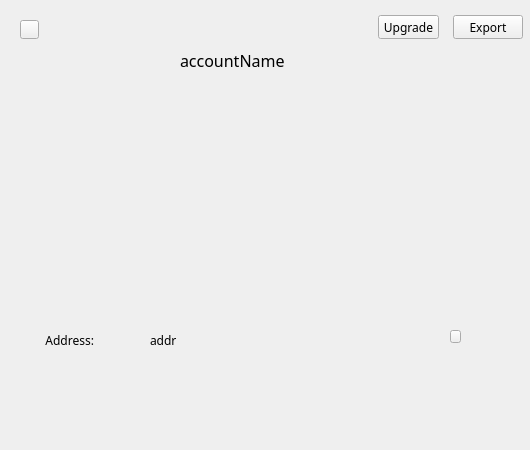
<?xml version="1.0" encoding="UTF-8"?>
<ui version="4.0">
 <class>AccountDetailWidget</class>
 <widget class="QWidget" name="AccountDetailWidget">
  <property name="geometry">
   <rect>
    <x>0</x>
    <y>0</y>
    <width>530</width>
    <height>450</height>
   </rect>
  </property>
  <property name="font">
   <font>
    <family>微软雅黑</family>
   </font>
  </property>
  <property name="windowTitle">
   <string>Form</string>
  </property>
  <widget class="QToolButton" name="closeBtn">
   <property name="geometry">
    <rect>
     <x>20</x>
     <y>20</y>
     <width>19</width>
     <height>19</height>
    </rect>
   </property>
   <property name="cursor">
    <cursorShape>PointingHandCursor</cursorShape>
   </property>
   <property name="focusPolicy">
    <enum>Qt::NoFocus</enum>
   </property>
   <property name="text">
    <string/>
   </property>
  </widget>
  <widget class="QLabel" name="nameLabel">
   <property name="geometry">
    <rect>
     <x>180</x>
     <y>50</y>
     <width>121</width>
     <height>21</height>
    </rect>
   </property>
   <property name="font">
    <font>
     <pointsize>12</pointsize>
    </font>
   </property>
   <property name="text">
    <string>accountName</string>
   </property>
  </widget>
  <widget class="QLabel" name="addressLabel">
   <property name="geometry">
    <rect>
     <x>150</x>
     <y>330</y>
     <width>291</width>
     <height>20</height>
    </rect>
   </property>
   <property name="text">
    <string>addr</string>
   </property>
  </widget>
  <widget class="QLabel" name="addressLabel2">
   <property name="geometry">
    <rect>
     <x>40</x>
     <y>330</y>
     <width>54</width>
     <height>20</height>
    </rect>
   </property>
   <property name="text">
    <string>Address:</string>
   </property>
   <property name="alignment">
    <set>Qt::AlignRight|Qt::AlignTrailing|Qt::AlignVCenter</set>
   </property>
  </widget>
  <widget class="QToolButton" name="copyBtn">
   <property name="geometry">
    <rect>
     <x>450</x>
     <y>330</y>
     <width>11</width>
     <height>13</height>
    </rect>
   </property>
   <property name="font">
    <font>
     <family>微软雅黑</family>
    </font>
   </property>
   <property name="cursor">
    <cursorShape>PointingHandCursor</cursorShape>
   </property>
   <property name="focusPolicy">
    <enum>Qt::NoFocus</enum>
   </property>
   <property name="text">
    <string/>
   </property>
  </widget>
  <widget class="QToolButton" name="exportBtn">
   <property name="geometry">
    <rect>
     <x>453</x>
     <y>15</y>
     <width>70</width>
     <height>24</height>
    </rect>
   </property>
   <property name="cursor">
    <cursorShape>PointingHandCursor</cursorShape>
   </property>
   <property name="focusPolicy">
    <enum>Qt::NoFocus</enum>
   </property>
   <property name="layoutDirection">
    <enum>Qt::LeftToRight</enum>
   </property>
   <property name="text">
    <string>Export</string>
   </property>
  </widget>
  <widget class="QToolButton" name="upgradeBtn">
   <property name="geometry">
    <rect>
     <x>378</x>
     <y>15</y>
     <width>61</width>
     <height>24</height>
    </rect>
   </property>
   <property name="cursor">
    <cursorShape>PointingHandCursor</cursorShape>
   </property>
   <property name="focusPolicy">
    <enum>Qt::NoFocus</enum>
   </property>
   <property name="text">
    <string>Upgrade</string>
   </property>
  </widget>
  <widget class="QLabel" name="delegateRankLabel">
   <property name="geometry">
    <rect>
     <x>310</x>
     <y>20</y>
     <width>21</width>
     <height>16</height>
    </rect>
   </property>
   <property name="font">
    <font>
     <family>微软雅黑</family>
    </font>
   </property>
   <property name="styleSheet">
    <string notr="true"/>
   </property>
   <property name="text">
    <string/>
   </property>
  </widget>
  <widget class="QLabel" name="identityLabel">
   <property name="geometry">
    <rect>
     <x>140</x>
     <y>30</y>
     <width>16</width>
     <height>16</height>
    </rect>
   </property>
   <property name="font">
    <font>
     <family>微软雅黑</family>
    </font>
   </property>
   <property name="styleSheet">
    <string notr="true">background:transparent;</string>
   </property>
   <property name="text">
    <string/>
   </property>
   <property name="alignment">
    <set>Qt::AlignRight|Qt::AlignTrailing|Qt::AlignVCenter</set>
   </property>
  </widget>
  <widget class="QWidget" name="produceWidget" native="true">
   <property name="geometry">
    <rect>
     <x>441</x>
     <y>57</y>
     <width>71</width>
     <height>55</height>
    </rect>
   </property>
  </widget>
 </widget>
 <resources/>
 <connections/>
</ui>
